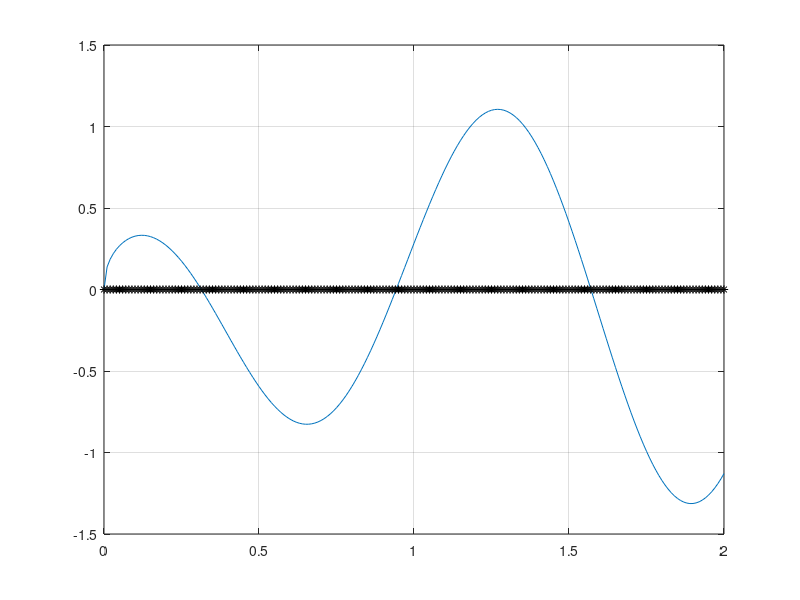

Source code (MATLAB):
%%
            % Solving a non linear equation
            % Newton Method
close all
clear all 
format long

f = @(x) cos(5* x).* x.^ (3/7);
df = @(x) ( 3* cos(5.* x) ) ./ ( 7.* x.^ (4/7) ) - 5* x.^ (3/7).* sin(5.* x);

            % making a mesh on x axis with the step of 0.01
x = [0: 0.01: 2]';
y = f(x);


plot(x, y, x, zeros(size(x)),'k*') 
grid on
            % in this plot we see there are 3 answers for this equation
            % answers are approximately around %0.3, 0.9, 1.65
            % we want to find the one which is around 1.6, so we choose 
            % x = 1.6 as our initial guess to use in Newton's method


x = 1.6;
tolerance = 10e-11;
maxIter = 200;

for i = 1:maxIter
    i;
    delta = -f(x) / df(x);
    if abs(delta) < tolerance
        break
    end
    x = x + delta;
end

sprintf (" the number of iterations for Newton's method = %.15g ", i)
x




%%
            % Bisection Method

close all
clear all 
format long

f = @(x) cos(5* x).* x.^ (3/7);
df = @(x) ( 3* cos(5.* x) )./ ( 7.* x.^ (4/7) ) - 5 * x.^ (3/7).* sin(5.* x);

               % making a mesh on x axis with the step of 0.01
x = [ 0: 0.01: 2]';
y = f(x);


plot(x, y, x, zeros(size(x)),'k*') 
grid on


            % in this plot we see there are 3 answers for this equation
            % answers are approximately around %0.3, 0.9, 1.65
            % we want to find the one which is around 1.6, so we choose 
            % x = 0.9 as our initial guess to use in Newton's method


a = 0.7;
b = 1;
xm = (a+b) / 2;

tolerance = 10e-11;
maxIter = 200;

for i = 1 : maxIter
    i;
    if f(a).* f(xm) < 0
        b = xm;
    else
        a = xm;
    end

    xm = (a+b)./ 2;
    err = (a-b)/2

        if abs(err) < tolerance
            break
        end
end
sprintf(" the number of iterations for Bisection method = %.15g ", i)
xm 

%Newton method finishes operating at 4th operation to get the answer with a
%tolerance of 10e-11, bisection method takes 31 iteration for the same
%operation.